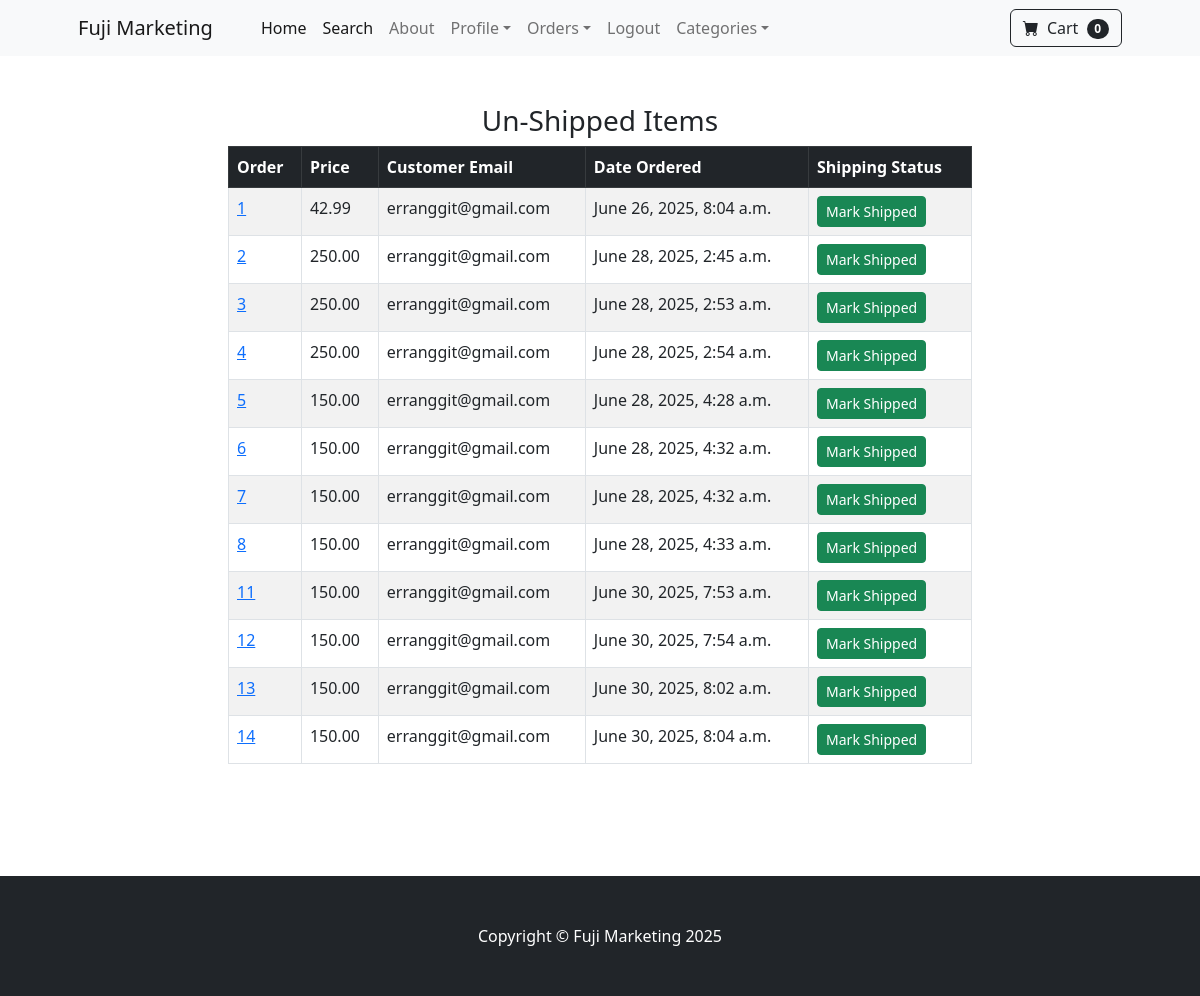
Page /payment/not_shipped_dash (signed in) on the committed database.
### payment/models.py (models this page shows, shortened)
class Order(models.Model):
    user = models.ForeignKey(
        User, on_delete=models.CASCADE, null=True, blank=True)
    full_name = models.CharField(max_length=250)
    email = models.EmailField(max_length=250)
    shipping_address = models.TextField(max_length=15000)
    amount_paid = models.DecimalField(max_digits=10, decimal_places=2)
    date_ordered = models.DateTimeField(auto_now_add=True)
    shipped = models.BooleanField(default=False)
    date_shipped = models.DateTimeField(blank=True, null=True)

### payment/views.py (the view, shortened to what this page needs)
# urls.py: path('not_shipped_dash', views.not_shipped_dash, name='not_shipped_dash'),
def not_shipped_dash(request):
    if request.user.is_authenticated and request.user.is_superuser:
        orders = Order.objects.filter(shipped=False)
        return render(request, 'payment/not_shipped_dash.html', {"orders": orders})
    else:
        messages.success(request, "Access denied")
        return redirect('home')

### cart/cart.py (called while the page is built)
    def __len__(self):
        return len(self.cart)

### cart/context_processors.py (called while the page is built)
def cart(request):
    return {'cart': Cart(request)}

### payment/templates/payment/not_shipped_dash.html (shortened to what this page needs)
{% extends 'base.html' %}
{% block content %}
<div class="container">
    <div class="row">
        <center>
            <div class="col-8">
                <h3>Un-Shipped Items</h3>
                <table class="table table-striped table-hover table-bordered">
                    <thead class="table-dark">
                        <tr>
                            <th scope="col">Order</th>
                            <th scope="col">Price</th>
                            <th scope="col">Customer Email</th>
                            <th scope="col">Date Ordered</th>
                            <th scope="col">Shipping Status</th>
                        </tr>
                    </thead>
                    <tbody>
                        {% for item in orders %}
                        <tr>
                            <td><a href="{% url 'orders' item.id %}">{{ item.id }}</a></td>
                            <td>{{ item.amount_paid }}</td>
                            <td>{{ item.email }}</td>
                            <td>{{ item.date_ordered }}</td>
                            <td>
                                <form method="POST">
                                    <button type="Submit" class="btn btn-success btn-sm">Mark Shipped</button>
                                </form>
                            </td>
                        </tr>
                        {% endfor %}
                    </tbody>
                </table>
            </div>
        </center>
    </div>
</div>
{% endblock %}

### rows in the picture
Order: id "1", amount_paid "42.99", email "erranggit@gmail.com", date_ordered "June 26, 2025, 8:04 a.m."
Order: id "2", amount_paid "250.00", email "erranggit@gmail.com", date_ordered "June 28, 2025, 2:45 a.m."
Order: id "3", amount_paid "250.00", email "erranggit@gmail.com", date_ordered "June 28, 2025, 2:53 a.m."
Order: id "4", amount_paid "250.00", email "erranggit@gmail.com", date_ordered "June 28, 2025, 2:54 a.m."
Order: id "5", amount_paid "150.00", email "erranggit@gmail.com", date_ordered "June 28, 2025, 4:28 a.m."
Order: id "6", amount_paid "150.00", email "erranggit@gmail.com", date_ordered "June 28, 2025, 4:32 a.m."
Order: id "7", amount_paid "150.00", email "erranggit@gmail.com", date_ordered "June 28, 2025, 4:32 a.m."
Order: id "8", amount_paid "150.00", email "erranggit@gmail.com", date_ordered "June 28, 2025, 4:33 a.m."
Order: id "11", amount_paid "150.00", email "erranggit@gmail.com", date_ordered "June 30, 2025, 7:53 a.m."
Order: id "12", amount_paid "150.00", email "erranggit@gmail.com", date_ordered "June 30, 2025, 7:54 a.m."
Order: id "13", amount_paid "150.00", email "erranggit@gmail.com", date_ordered "June 30, 2025, 8:02 a.m."
Order: id "14", amount_paid "150.00", email "erranggit@gmail.com", date_ordered "June 30, 2025, 8:04 a.m."

### other values in the picture
{{ cart|length }} "0"
